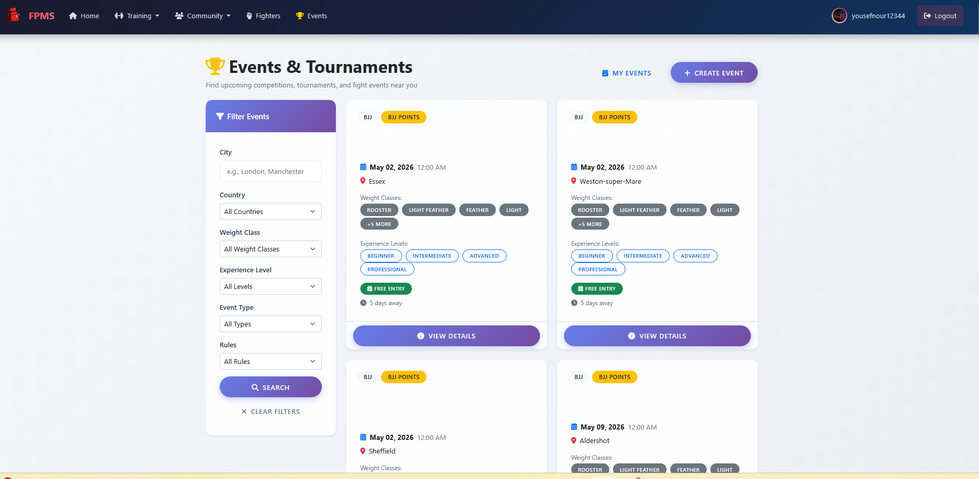
#> input picture screenshots/05_events.png, 979 x 479 px, shrunk from 1880 x 920 before the run, found by its file name
$ python gen_poster.py ../screenshots/05_events.png
#> lines starting #> are read from the running program, lines starting #| are printed output that depends on the picture
"""FPMS degree-show poster — 1280 × 1920 px, academic conference style."""
import sys, os
sys.stdout.reconfigure(encoding='utf-8')
import matplotlib
matplotlib.use('Agg')
import matplotlib.pyplot as plt
from matplotlib.patches import FancyBboxPatch, Rectangle
import matplotlib.image as mpimg
import numpy as np

DEST = os.path.join(os.path.dirname(os.path.abspath(sys.argv[0])), 'screenshots')
DPI  = 100
W, H = 12.8, 19.2   # 1280 × 1920 px

NAVY  = '#1B2A4A'
BLUE  = '#2E75B6'
DBLUE = '#1F497D'
WHITE = '#FFFFFF'
LGREY = '#F0F4F8'
DGREY = '#222233'
MGREY = '#556677'

fig = plt.figure(figsize=(W, H), dpi=DPI)
fig.patch.set_facecolor(WHITE)
ax = fig.add_axes([0, 0, 1, 1])
ax.set_xlim(0, W); ax.set_ylim(0, H)
ax.axis('off'); ax.set_facecolor(WHITE)

# ─── helpers ──────────────────────────────────────────────────────────────────
def shdr(x, y, w, label, c=DBLUE, fs=11):
    ax.text(x, y, label, ha='left', va='bottom',
            fontsize=fs, fontweight='bold', color=c, zorder=4)
    ax.plot([x, x+w], [y-0.04, y-0.04], color=c, lw=1.8, zorder=4)
    return y - 0.26   # return y just below the underline

def blt(x, y, text, fs=8.6, c=DGREY, gap=0.32):
    ax.text(x,        y, '▸', ha='left', va='top', fontsize=fs,
            color=BLUE, fontweight='bold', zorder=4)
    ax.text(x+0.26, y, text, ha='left', va='top',
            fontsize=fs, color=c, zorder=4)
    return y - gap

def add_img(path, lx, by, iw, ih):
    if not os.path.exists(path):
        ax.add_patch(Rectangle((lx,by),iw,ih, facecolor=LGREY,
                                edgecolor=BLUE, linewidth=1, zorder=8))
        return
    img = mpimg.imread(path)
    # crop to target aspect ratio so nothing is stretched
    target = iw / ih
    h, w = img.shape[:2]
    if w / h > target:          # too wide — crop sides
        new_w = int(h * target)
        x0 = (w - new_w) // 2
        img = img[:, x0:x0+new_w]
    else:                       # too tall — show top (most useful content)
        new_h = int(w / target)
        img = img[:new_h, :]
    # blue border
    ax.add_patch(Rectangle((lx-0.06, by-0.06), iw+0.12, ih+0.12,
                            facecolor=BLUE, linewidth=0, zorder=8))
    a = fig.add_axes([lx/W, by/H, iw/W, ih/H])
    a.imshow(img, aspect='auto', interpolation='lanczos')
    a.axis('off')

# ═══════════════════════════════════════════════════════════════════════════════
# HEADER  y = 17.2 → 19.2
# ═══════════════════════════════════════════════════════════════════════════════
ax.add_patch(Rectangle((0, 17.2), W, 2.0, facecolor=NAVY, zorder=1))
ax.add_patch(Rectangle((0, 17.2), W, 0.10, facecolor=BLUE, zorder=2))

# FPMS — large, anchored top so it never clips
ax.text(W/2, 19.10, 'FPMS', ha='center', va='top',
        fontsize=46, fontweight='bold', color=WHITE, zorder=3)
# Full title — below FPMS
ax.text(W/2, 18.42, 'Fighter Performance Management System',
        ha='center', va='top', fontsize=16, fontweight='bold',
        color='#9DC3E6', zorder=3)
# Tagline — below full title
ax.text(W/2, 18.04,
        'A combat sports training platform: camp planning · sparring · weight management · events · real-time chat',
        ha='center', va='top', fontsize=9, color='#C0D5E8', style='italic', zorder=3)
# Student name
ax.text(0.45, 17.72, 'Youssef Nour',
        ha='left', va='top', fontsize=12, fontweight='bold', color=WHITE, zorder=3)
# Student details
ax.text(0.45, 17.44,
        'Student ID: 23019868     UFCFFF-30 Final Year Project     UWE Bristol     2025–26',
        ha='left', va='top', fontsize=8.5, color='#7A9AB5', zorder=3)

# ═══════════════════════════════════════════════════════════════════════════════
# ABSTRACT STRIP  y = 16.10 → 17.20
# ═══════════════════════════════════════════════════════════════════════════════
ax.add_patch(Rectangle((0, 16.10), W, 1.10, facecolor='#EEF3FA', zorder=1))
ax.add_patch(Rectangle((0, 17.08), W, 0.04, facecolor=BLUE, zorder=2))
ax.add_patch(Rectangle((0, 16.10), W, 0.04, facecolor=BLUE, zorder=2))
ax.text(0.38, 17.02, 'Abstract', ha='left', va='top',
        fontsize=10, fontweight='bold', color=DBLUE, zorder=3)
ax.text(0.38, 16.84,
        'FPMS is a web-based training management platform built for amateur combat sports athletes who prepare '
        'without a full coaching team behind them.',
        ha='left', va='top', fontsize=9, color=DGREY, zorder=3)
ax.text(0.38, 16.67,
        'It unifies fight-camp planning, weight tracking, opponent analysis, sparring partner discovery, real-time '
        'social communication, and event management',
        ha='left', va='top', fontsize=9, color=DGREY, zorder=3)
ax.text(0.38, 16.50,
        'into a single accessible tool. Developed over twelve weeks using Flask, SQLAlchemy, and Flask-SocketIO, '
        'the system satisfies all 40 functional requirements across 7 feature modules.',
        ha='left', va='top', fontsize=9, color=DGREY, zorder=3)

# ═══════════════════════════════════════════════════════════════════════════════
# BODY  y = 2.70 → 16.10     columns separated at x = 6.30
# ═══════════════════════════════════════════════════════════════════════════════
ax.plot([6.30, 6.30], [2.80, 16.00], color='#CCDDEE', lw=0.9, zorder=2)

LX, LW = 0.38, 5.68    # left col
RX, RW = 6.52, 6.05    # right col

# ════════════════════════════ LEFT COLUMN ═════════════════════════════════════
Y = 15.95   # cursor

# ── Introduction ──────────────────────────────────────────────────────────────
Y = shdr(LX, Y, LW, 'Introduction')
for line in [
    'Combat sports athletes manage their preparation with disconnected tools —',
    'paper notebooks, spreadsheets, separate event websites and WhatsApp groups.',
    'None understand fight-camp periodisation, weight-class targets or sparring',
    'compatibility. FPMS unifies all of this in a single accessible platform.',
]:
    ax.text(LX, Y, line, ha='left', va='top', fontsize=9, color=DGREY, zorder=4)
    Y -= 0.168
Y -= 0.24

# ── Aims & Objectives ─────────────────────────────────────────────────────────
Y = shdr(LX, Y, LW, 'Aims & Objectives')
for obj in [
    'O1   Research existing sports management tools and combat-sports user needs.',
    'O2   Derive functional and non-functional requirements as numbered use cases.',
    'O3   Build a Flask web app with real-time WebSocket and a relational database.',
    'O4   Test the system against all requirements with manual black-box testing.',
    'O5   Critically reflect on development process, decisions and shortcomings.',
]:
    ax.text(LX, Y, obj, ha='left', va='top', fontsize=9, color=DGREY, zorder=4)
    Y -= 0.30
Y -= 0.24

# ── System Requirements ───────────────────────────────────────────────────────
Y = shdr(LX, Y, LW, 'System Requirements')
ax.text(LX, Y, '40 Functional  ·  17 Non-Functional  ·  15 Use Cases',
        ha='left', va='top', fontsize=8.8, color=BLUE, fontweight='bold', zorder=4)
Y -= 0.26

rows = [
    ('Authentication',   'Registration, hashed passwords, CSRF, session management.'),
    ('Training',         'Camp planner, game plan builder, adaptive phase count.'),
    ('Weight/Readiness', '7-day weight trend, composite 0–100 readiness score.'),
    ('Social',           'Friend request lifecycle, WebSocket chat, unread counts.'),
    ('Sparring',         'Haversine partner matching, session workflow, peer rating.'),
    ('Events',           'Public discovery, interest/registration, admin panel.'),
]
for mod, desc in rows:
    ax.add_patch(FancyBboxPatch((LX, Y-0.28), LW, 0.30,
        boxstyle='round,pad=0.03', linewidth=0, facecolor='#EAF1F9', zorder=3))
    ax.text(LX+0.12, Y-0.13, mod, ha='left', va='center',
            fontsize=8.6, fontweight='bold', color=DBLUE, zorder=4)
    ax.text(LX+1.68, Y-0.13, desc, ha='left', va='center',
            fontsize=8.4, color=DGREY, zorder=4)
    Y -= 0.36
Y -= 0.22

# ── Development Methodology ───────────────────────────────────────────────────
Y = shdr(LX, Y, LW, 'Development Methodology')
ax.text(LX, Y,
    'Iterative Agile approach: four two-to-three-week iterations, each delivering',
    ha='left', va='top', fontsize=9, color=DGREY, zorder=4); Y -= 0.168
ax.text(LX, Y,
    'a demonstrable vertical slice of functionality.',
    ha='left', va='top', fontsize=9, color=DGREY, zorder=4); Y -= 0.22

for label, desc in [
    ('Iteration 1:', 'Project scaffold, database schema, authentication, fighter profile.'),
    ('Iteration 2:', 'Camp planner, game plan, weight tracker, risk-readiness score.'),
    ('Iteration 3:', 'Friend system, real-time WebSocket chat, sparring matching.'),
    ('Iteration 4:', 'Events module, admin panel, Blueprint refactor, full testing.'),
]:
    ax.text(LX,      Y, label, ha='left', va='top', fontsize=8.8,
            fontweight='bold', color=BLUE, zorder=4)
    ax.text(LX+1.14, Y, desc,  ha='left', va='top', fontsize=8.8,
            color=DGREY, zorder=4)
    Y -= 0.30
Y -= 0.22

# ── Testing & Results ─────────────────────────────────────────────────────────
Y = shdr(LX, Y, LW, 'Testing & Results')
ax.text(LX, Y,
    'Manual black-box testing across all 44 routes — each exercised with a',
    ha='left', va='top', fontsize=9, color=DGREY, zorder=4); Y -= 0.168
ax.text(LX, Y,
    'passing path and at least one error/access-control scenario.',
    ha='left', va='top', fontsize=9, color=DGREY, zorder=4); Y -= 0.22

for num, label in [
    ('44/44', 'routes tested — 100% coverage across all 7 Blueprints'),
    ('40/40', 'functional requirements verified (Must/Should/Could)'),
    ('17/17', 'non-functional requirements met (ISO/IEC 9126)'),
    ('   0',  'Must-have requirements failed or left unimplemented'),
]:
    ax.add_patch(FancyBboxPatch((LX, Y-0.26), 0.84, 0.28,
        boxstyle='round,pad=0.03', linewidth=0, facecolor=NAVY, zorder=3))
    ax.text(LX+0.42, Y-0.12, num, ha='center', va='center',
            fontsize=8.2, fontweight='bold', color=WHITE, zorder=4)
    ax.text(LX+0.96, Y-0.12, label, ha='left', va='center',
            fontsize=8.6, color=DGREY, zorder=4)
    Y -= 0.36
Y -= 0.22

# ── Conclusion ────────────────────────────────────────────────────────────────
Y = shdr(LX, Y, LW, 'Conclusion')
for line in [
    'FPMS demonstrates that a solo developer, working iteratively over twelve',
    'weeks, can deliver a multi-module platform covering the full preparation',
    'lifecycle of an amateur fighter. The Blueprint architecture, Haversine',
    'matching and decision-tree algorithms proved effective within Flask.',
]:
    ax.text(LX, Y, line, ha='left', va='top', fontsize=9, color=DGREY, zorder=4)
    Y -= 0.168
Y -= 0.24

# ── Future Work ───────────────────────────────────────────────────────────────
Y = shdr(LX, Y, LW, 'Future Work')
for fw in [
    'Pytest integration tests targeting all 44 routes.',
    'Deploy to cloud: PostgreSQL, HTTPS, environment-variable secrets.',
    'Wearable integration: Garmin / Apple HealthKit for weight import.',
    'Real-user testing with amateur fighters at a local gym.',
]:
    Y = blt(LX, Y, fw, fs=8.8, gap=0.30)

# ════════════════════════════ RIGHT COLUMN ════════════════════════════════════

# ── Key Features (6 cards, from top) ─────────────────────────────────────────
RY = 15.95
RY = shdr(RX, RY, RW, 'Key Features')

features = [
    ('Camp Planner',
     'Keyword-analyses opponent strengths/weaknesses to generate a periodised',
     'training plan. Phase count adapts to weeks remaining: 3, 4 or 5 phases.'),
    ('Game Plan Builder',
     '15-branch decision tree produces round-by-round tactical strategy covering',
     'preferred range, techniques to drill, what to avoid, and per-round goals.'),
    ('Weight & Readiness Score',
     'Daily weight log with 7-day trend. Composite 0–100 readiness score shows',
     'deductions: weight overage, training days, plan absence, fight proximity.'),
    ('Sparring Finder',
     'Partners ranked by compatibility: skill-level gap, style match and distance',
     'via Haversine formula. Partners scoring below 50 are excluded from results.'),
    ('Events',
     'Public event discovery with multi-field filter (no login needed). Users can',
     'create events, register interest and manage their own event listings.'),
    ('Real-Time Chat',
     'WebSocket messaging via Flask-SocketIO. Live unread-count badges update',
     'across all pages; messages persist between sessions in the database.'),
]

CARD_H = 0.72
CARD_GAP = 0.10
for i, (title, line1, line2) in enumerate(features):
    cy = RY - i * (CARD_H + CARD_GAP)
    # card background
    ax.add_patch(FancyBboxPatch((RX, cy-CARD_H), RW, CARD_H,
        boxstyle='round,pad=0.05', linewidth=0.8,
        edgecolor='#CCDAEB', facecolor='#EAF1F9', zorder=3))
    # left accent
    ax.add_patch(Rectangle((RX, cy-CARD_H), 0.07, CARD_H,
        facecolor=BLUE, linewidth=0, zorder=4))
    ax.text(RX+0.18, cy-0.14, title, ha='left', va='top',
            fontsize=9.2, fontweight='bold', color=DBLUE, zorder=5)
    ax.text(RX+0.18, cy-0.36, line1, ha='left', va='top',
            fontsize=8.3, color=DGREY, zorder=5)
    ax.text(RX+0.18, cy-0.53, line2, ha='left', va='top',
            fontsize=8.3, color=DGREY, zorder=5)

# bottom of last card
shots_top = RY - 6*(CARD_H+CARD_GAP) - 0.18

# ── Application Screenshots ───────────────────────────────────────────────────
shdr(RX, shots_top, RW, 'Application Screenshots')
SY = shots_top - 0.26
SH = 2.55   # each screenshot height

add_img(os.path.join(DEST, '05_events.png'), RX, SY-SH, RW, SH)
#> in add_img, img is the input picture: shape (479, 979, 4) float32; mean R, G, B, A 0.867, 0.875, 0.902, 1
#> in add_img, `img = img[:new_h, :]`:
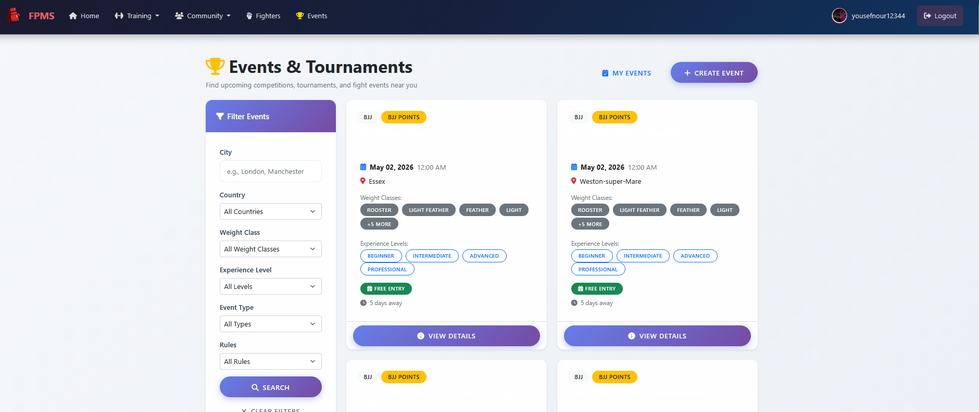
#> img: shape (412, 979, 4) float32; mean R, G, B, A 0.854, 0.863, 0.895, 1
ax.text(RX+RW/2, SY-SH-0.18,
        'Figure 1 — Events listing: public discovery, multi-field filter, no login required',
        ha='center', va='top', fontsize=7.8, color=MGREY, style='italic', zorder=12)

SY2 = SY - SH - 0.40
add_img(os.path.join(DEST, '04_sparring_dashboard.png'), RX, SY2-SH, RW, SH)
#> call 2 of add_img, with lx = 6.52, by = 4.83, iw = 6.05, ih = 2.55
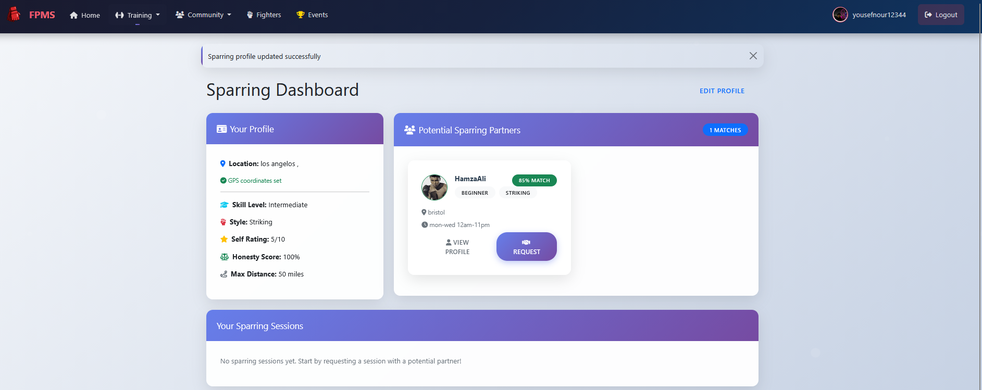
#> input picture screenshots/04_sparring_dashboard.png, 982 x 390 px, shrunk from 1885 x 749 before the run, found by its file name
#> in add_img, img is the input picture: shape (390, 982, 4) float32; mean R, G, B, A 0.783, 0.8, 0.869, 1
#> in add_img (call 2), `img = img[:, x0:x0+new_w]`:
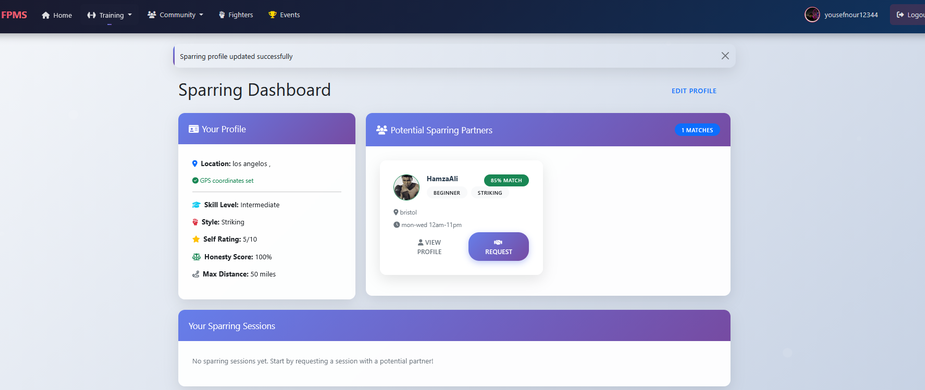
#> img: shape (390, 925, 4) float32; mean R, G, B, A 0.782, 0.798, 0.869, 1
ax.text(RX+RW/2, SY2-SH-0.18,
        'Figure 2 — Sparring partner finder: Haversine-ranked cards with skill and distance',
        ha='center', va='top', fontsize=7.8, color=MGREY, style='italic', zorder=12)

arch_top = SY2 - SH - 0.58

# ── System Architecture ───────────────────────────────────────────────────────
shdr(RX, arch_top, RW, 'System Architecture')
AY = arch_top - 0.28
for line in [
    'Server-rendered Flask app structured as 7 Blueprints (auth, main, training,',
    'social, fighters, sparring, events). SQLAlchemy 2.x maps 14 model classes',
    'to SQLite (switchable to PostgreSQL via one URI change). Shared extensions',
    '(LoginManager, SocketIO) in extensions.py prevent circular imports.',
]:
    ax.text(RX, AY, line, ha='left', va='top', fontsize=8.8, color=DGREY, zorder=4)
    AY -= 0.165

# ═══════════════════════════════════════════════════════════════════════════════
# TECHNOLOGIES STRIP  y = 1.38 → 2.70
# ═══════════════════════════════════════════════════════════════════════════════
ax.add_patch(Rectangle((0, 1.38), W, 1.32, facecolor=LGREY, zorder=1))
ax.text(0.45, 2.50, 'Technologies Used', ha='left', va='center',
        fontsize=11, fontweight='bold', color=DBLUE, zorder=3)

tech = [('Python 3.13',NAVY),('Flask 3.x',DBLUE),('SQLAlchemy','#8B4513'),
        ('Flask-SocketIO','#5B2C8D'),('Bootstrap 5','#563D7C'),
        ('WTForms',DBLUE),('SQLite','#777')]
pw, ph = 1.54, 0.42
px0 = 0.45
for i,(name,col) in enumerate(tech):
    px = px0 + i*(pw+0.13)
    ax.add_patch(FancyBboxPatch((px,1.52),pw,ph,
        boxstyle='round,pad=0.06',linewidth=1.5,
        edgecolor=col,facecolor=WHITE,zorder=3))
    ax.text(px+pw/2,1.52+ph/2,name,ha='center',va='center',
            fontsize=8.8,fontweight='bold',color=col,zorder=4)

# ═══════════════════════════════════════════════════════════════════════════════
# FOOTER  y = 0 → 1.38
# ═══════════════════════════════════════════════════════════════════════════════
ax.add_patch(Rectangle((0,0),W,1.38,facecolor=NAVY,zorder=1))
ax.add_patch(Rectangle((0,1.30),W,0.08,facecolor=BLUE,zorder=2))
ax.text(W/2,1.00,'UFCFFF-30  —  Software Engineering for Business  —  Final Year Project',
        ha='center',va='center',fontsize=12,fontweight='bold',color='#9DC3E6',zorder=3)
ax.text(W/2,0.62,'Faculty of Environment and Technology  ·  UWE Bristol  ·  2025–26',
        ha='center',va='center',fontsize=10,color='#7A9AB5',zorder=3)
ax.text(W/2,0.28,'Supervisor: Steve Battle  ·  steve.battle@uwe.ac.uk',
        ha='center',va='center',fontsize=9,color='#4A6070',style='italic',zorder=3)

# ── save ──────────────────────────────────────────────────────────────────────
out = os.path.join(DEST,'poster.png')
plt.savefig(out,dpi=DPI,bbox_inches=None,facecolor=WHITE,pad_inches=0)
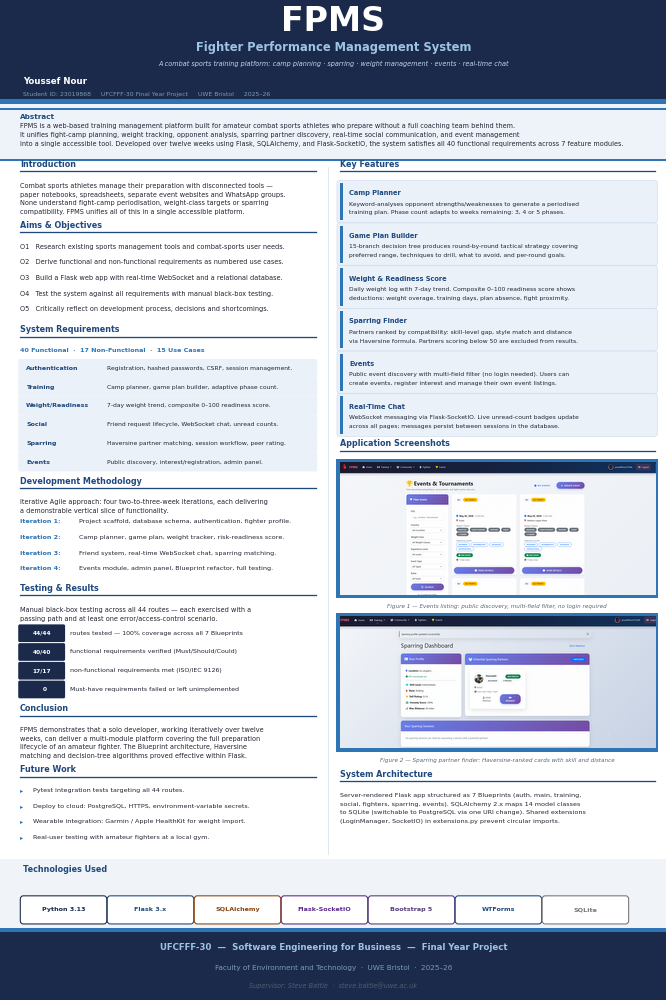
#> figure drawn by matplotlib, 3 panels
plt.close()
print(f'Saved: {out}  ({W*DPI:.0f}×{H*DPI:.0f} px)')
